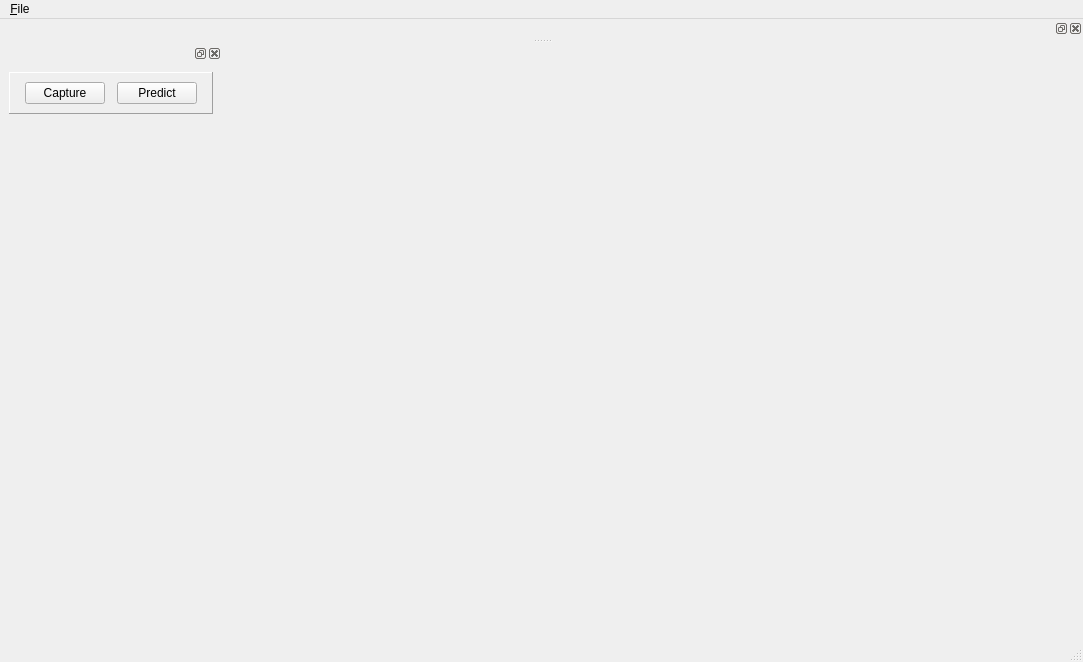
<?xml version="1.0" encoding="UTF-8"?>
<ui version="4.0">
 <class>RawImagesWindow</class>
 <widget class="QMainWindow" name="RawImagesWindow">
  <property name="geometry">
   <rect>
    <x>0</x>
    <y>0</y>
    <width>1083</width>
    <height>662</height>
   </rect>
  </property>
  <property name="sizePolicy">
   <sizepolicy hsizetype="Expanding" vsizetype="Expanding">
    <horstretch>0</horstretch>
    <verstretch>0</verstretch>
   </sizepolicy>
  </property>
  <property name="windowTitle">
   <string>RGB-D Capture</string>
  </property>
  <widget class="QWidget" name="centralwidget">
   <property name="sizePolicy">
    <sizepolicy hsizetype="MinimumExpanding" vsizetype="Preferred">
     <horstretch>0</horstretch>
     <verstretch>0</verstretch>
    </sizepolicy>
   </property>
   <layout class="QHBoxLayout" name="horizontalLayout">
    <item>
     <widget class="ntk::ImageWidget" name="colorView" native="true">
      <property name="enabled">
       <bool>true</bool>
      </property>
      <property name="sizePolicy">
       <sizepolicy hsizetype="MinimumExpanding" vsizetype="MinimumExpanding">
        <horstretch>0</horstretch>
        <verstretch>0</verstretch>
       </sizepolicy>
      </property>
      <property name="minimumSize">
       <size>
        <width>320</width>
        <height>240</height>
       </size>
      </property>
      <property name="maximumSize">
       <size>
        <width>640</width>
        <height>480</height>
       </size>
      </property>
      <zorder>frame_2</zorder>
     </widget>
    </item>
    <item>
     <widget class="ntk::ImageWidget" name="depthView" native="true">
      <property name="minimumSize">
       <size>
        <width>320</width>
        <height>240</height>
       </size>
      </property>
      <property name="maximumSize">
       <size>
        <width>640</width>
        <height>480</height>
       </size>
      </property>
      <property name="focusPolicy">
       <enum>Qt::ClickFocus</enum>
      </property>
      <zorder>colorView</zorder>
      <zorder>colorView</zorder>
     </widget>
    </item>
   </layout>
  </widget>
  <widget class="QMenuBar" name="menubar">
   <property name="geometry">
    <rect>
     <x>0</x>
     <y>0</y>
     <width>1083</width>
     <height>25</height>
    </rect>
   </property>
   <widget class="QMenu" name="menuFile">
    <property name="title">
     <string>&amp;File</string>
    </property>
    <addaction name="action_Quit"/>
   </widget>
   <addaction name="menuFile"/>
  </widget>
  <widget class="QStatusBar" name="statusbar"/>
  <widget class="QDockWidget" name="dockWidget_3">
   <attribute name="dockWidgetArea">
    <number>4</number>
   </attribute>
   <widget class="QWidget" name="dockWidgetContents_3">
    <widget class="QLabel" name="label_2">
     <property name="geometry">
      <rect>
       <x>20</x>
       <y>0</y>
       <width>511</width>
       <height>41</height>
      </rect>
     </property>
     <property name="text">
      <string/>
     </property>
    </widget>
    <zorder>label_2</zorder>
    <zorder>pushButton_Stop</zorder>
    <zorder>pushButton_Capture</zorder>
    <zorder>frame</zorder>
   </widget>
  </widget>
  <widget class="QDockWidget" name="dockWidget_4">
   <property name="windowTitle">
    <string/>
   </property>
   <attribute name="dockWidgetArea">
    <number>1</number>
   </attribute>
   <widget class="QWidget" name="dockWidgetContents_4">
    <property name="sizePolicy">
     <sizepolicy hsizetype="Fixed" vsizetype="Fixed">
      <horstretch>0</horstretch>
      <verstretch>0</verstretch>
     </sizepolicy>
    </property>
    <layout class="QHBoxLayout" name="horizontalLayout_6">
     <item>
      <widget class="QFrame" name="frame">
       <property name="sizePolicy">
        <sizepolicy hsizetype="Fixed" vsizetype="Fixed">
         <horstretch>0</horstretch>
         <verstretch>0</verstretch>
        </sizepolicy>
       </property>
       <property name="frameShape">
        <enum>QFrame::Panel</enum>
       </property>
       <property name="frameShadow">
        <enum>QFrame::Raised</enum>
       </property>
       <property name="lineWidth">
        <number>1</number>
       </property>
       <layout class="QHBoxLayout" name="horizontalLayout_7">
        <item>
         <widget class="Line" name="line_3">
          <property name="orientation">
           <enum>Qt::Horizontal</enum>
          </property>
         </widget>
        </item>
        <item>
         <widget class="QPushButton" name="pushButton_Capture">
          <property name="text">
           <string>Capture</string>
          </property>
         </widget>
        </item>
        <item>
         <widget class="Line" name="line_2">
          <property name="orientation">
           <enum>Qt::Horizontal</enum>
          </property>
         </widget>
        </item>
        <item>
         <widget class="QPushButton" name="pushButton_Stop">
          <property name="text">
           <string>Predict</string>
          </property>
         </widget>
        </item>
        <item>
         <widget class="Line" name="line">
          <property name="orientation">
           <enum>Qt::Horizontal</enum>
          </property>
         </widget>
        </item>
       </layout>
      </widget>
     </item>
    </layout>
   </widget>
  </widget>
  <action name="action_Quit">
   <property name="text">
    <string>&amp;Quit</string>
   </property>
   <property name="shortcut">
    <string>Ctrl+Q</string>
   </property>
  </action>
  <action name="action_GrabFrames">
   <property name="text">
    <string>Grab all frames</string>
   </property>
   <property name="shortcut">
    <string>Ctrl+X</string>
   </property>
  </action>
 </widget>
 <customwidgets>
  <customwidget>
   <class>ntk::ImageWidget</class>
   <extends>QWidget</extends>
   <header location="global">ntk/gui/image_widget.h</header>
   <container>1</container>
  </customwidget>
 </customwidgets>
 <resources/>
 <connections>
  <connection>
   <sender>pushButton_Capture</sender>
   <signal>clicked()</signal>
   <receiver>RawImagesWindow</receiver>
   <slot>slotButtonCapture()</slot>
   <hints>
    <hint type="sourcelabel">
     <x>86</x>
     <y>82</y>
    </hint>
    <hint type="destinationlabel">
     <x>421</x>
     <y>74</y>
    </hint>
   </hints>
  </connection>
  <connection>
   <sender>pushButton_Stop</sender>
   <signal>clicked()</signal>
   <receiver>RawImagesWindow</receiver>
   <slot>slotButtonStop()</slot>
   <hints>
    <hint type="sourcelabel">
     <x>193</x>
     <y>91</y>
    </hint>
    <hint type="destinationlabel">
     <x>602</x>
     <y>74</y>
    </hint>
   </hints>
  </connection>
 </connections>
 <slots>
  <slot>slotButtonCapture()</slot>
  <slot>slotButtonStop()</slot>
 </slots>
</ui>
